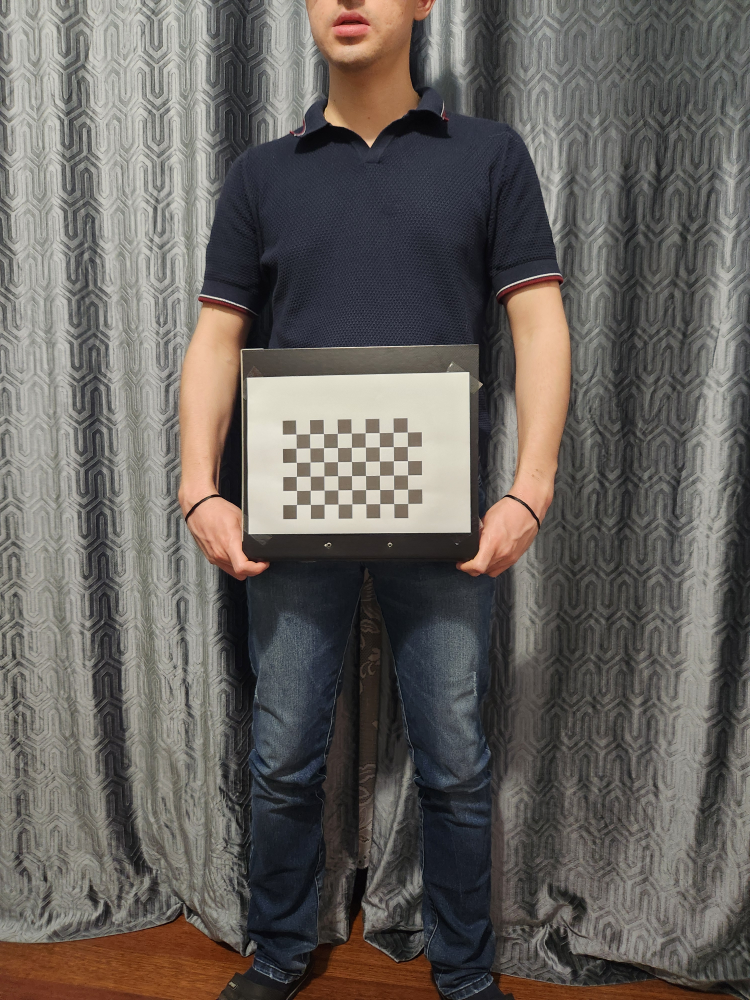
#> input picture algorithmic/fullbody/cameraR/calibration/imgR_c10.jpg, 3000 x 4000 px (shown at 1/4 size); its folder holds only this picture in this run
$ python stereo_calibrate.py   (older library calls are emulated)
#> lines starting #> are read from the running program, lines starting #| are printed output that depends on the picture
import cv2
import numpy as np
import glob, os, yaml
import matplotlib.pyplot as plt

# ───────────────────────── SETTINGS ────────────────────────── #
LEFT_IMG_GLOB  = "./fullbody/cameraL/calibration/*.jpg"     # pattern for left images
RIGHT_IMG_GLOB = "./fullbody/cameraR/calibration/*.jpg"    # pattern for right images
CHESSBOARD     = (9, 6)                   # inner corners  (cols, rows)
SQUARE_SIZE    = 1.9                      # cm

DEBUG_DRAW     = True                    # show detected patterns
# ────────────────────────────────────────────────────────────── #

###### 1. Grab image file lists ################################################
left_files  = sorted(glob.glob(LEFT_IMG_GLOB))
right_files = sorted(glob.glob(RIGHT_IMG_GLOB))
assert len(left_files) == len(right_files) and len(left_files) > 0, \
       "Left / right image counts differ or are zero."

###### 2. Prepare object-space corner grid #####################################
objp = np.zeros((CHESSBOARD[0] * CHESSBOARD[1], 3), np.float32)
objp[:, :2] = np.indices(CHESSBOARD).T.reshape(-1, 2)
objp *= SQUARE_SIZE

objpoints     = []       # 3-D points in world coords
imgpoints_L   = []       # 2-D points in left  image
imgpoints_R   = []       # 2-D points in right image

criteria_subpix = (cv2.TERM_CRITERIA_EPS + cv2.TERM_CRITERIA_MAX_ITER,
                   30, 0.001)
imgL_ref = cv2.imread(left_files[0])
#> imgL_ref is the input picture: shape (4000, 3000, 3); mean B, G, R 93.6, 98, 102.8
imgR_ref = cv2.imread(right_files[0])
print("Image Left Shape: ", imgL_ref.shape[::-1])
#| Image Left Shape:  (3, 3000, 4000)
print("Image Right Shape: ", imgR_ref.shape[::-1])
#| Image Right Shape:  (3, 3000, 4000)
channels, width, height = imgL_ref.shape[::-1] # image size
#> channels = 3; width = 3000; height = 4000
img_size = (width, height)
#> img_size = (3000, 4000)

print("[INFO] Detecting chessboard corners …")

for fL, fR in zip(left_files, right_files):
    imL, imR = cv2.imread(fL), cv2.imread(fR)

    grayL, grayR = cv2.cvtColor(imL, cv2.COLOR_BGR2GRAY), cv2.cvtColor(imR, cv2.COLOR_BGR2GRAY)

    okL, cornersL = cv2.findChessboardCorners(grayL, CHESSBOARD, None)
#> okL = True; cornersL = 54 rows, first 8: [1185.6, 1737.7], [1240.7, 1736.3], [1295.5, 1735.4], [1350.8, 1734.3], [1406.4, 1733.4], [1462.2, 1732], [1518.1, 1731.4], [1573.9, 1730.3]
    okR, cornersR = cv2.findChessboardCorners(grayR, CHESSBOARD, None)
#> okR = True; cornersR has the same summary as cornersL
    if okL and okR:
        cv2.cornerSubPix(grayL, cornersL, (11,11), (-1,-1), criteria_subpix)
        cv2.cornerSubPix(grayR, cornersR, (11,11), (-1,-1), criteria_subpix)

        objpoints.append(objp)
        imgpoints_L.append(cornersL)
        imgpoints_R.append(cornersR)

    elif not okL and not okR:
        print(f"[ERROR] No chessboard corners detected for both images {fL} and {fR}.")
    elif not okL:
        print(f"[ERROR] No chessboard corners found for {fL}")
    elif not okR:
        print(f"[ERROR] No chessboard corners found for {fR}")

if DEBUG_DRAW:
    imL_corners = cv2.drawChessboardCorners(imL, CHESSBOARD, cornersL, okL)
    imR_corners = cv2.drawChessboardCorners(imR, CHESSBOARD, cornersR, okR)
    if imR.shape[::-1] != imgL_ref.shape[::-1]:
        imR_corners = cv2.resize(imR_corners, img_size)
    combined = np.hstack((imL_corners, imR_corners))
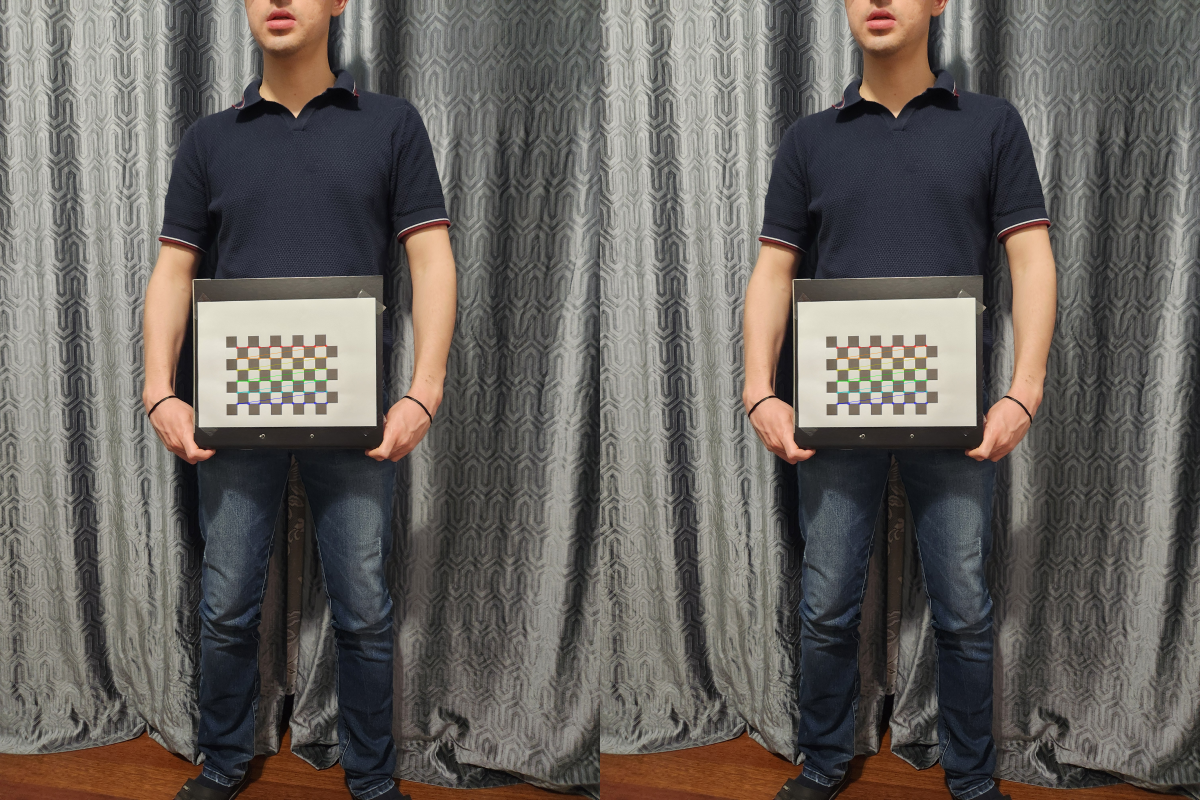
#> combined: shape (4000, 6000, 3) (shown at 1/5 size); mean B, G, R 93.6, 98, 102.8
    plt.imshow(cv2.cvtColor(combined, cv2.COLOR_BGR2RGB))
    plt.title("Chessboard corners")
    plt.axis('off')
    plt.show()

print(f"[INFO] Kept {len(objpoints)} valid stereo pairs for calibration.")

###### 3. Calibrate cameras ############################################################
retval, K_L, D_L, rvecs_L, tvecs_L = cv2.calibrateCamera(objpoints, imgpoints_L, img_size, None, None)
#> retval = 0.218; K_L = [[3894.1, 0, 1570.1], [0, 3924.3, 2026], [0, 0, 1]]; D_L = [[1.35, -105.7, 0.0144, 0.017, 3271.2]]; rvecs_L = ([0.0144, 0.109, -0.00922],); tvecs_L = ([-13.1, -9.75, 132.6],)
assert retval, "Left camera calibration failed."

nK_L, roi_L = cv2.getOptimalNewCameraMatrix(
    K_L, D_L, img_size, 0, img_size
)
#> nK_L = [[833392.3, 0, 1461.8], [0, 886063.1, 1978.6], [0, 0, 1]]; roi_L = (0, 0, 2999, 3999)

retval, K_R, D_R, rvecs_R, tvecs_R = cv2.calibrateCamera(objpoints, imgpoints_R, img_size, None, None)
#> K_R has the same summary as K_L; D_R = [[1.35, -105.7, 0.0144, 0.017, 3271.2]]; rvecs_R = ([0.0144, 0.109, -0.00922],); tvecs_R = ([-13.1, -9.75, 132.6],)
assert retval, "Right camera calibration failed."

nK_R, roi_R = cv2.getOptimalNewCameraMatrix(
    K_R, D_R, img_size, 0, img_size
)
#> nK_R has the same summary as nK_L; roi_R = (0, 0, 2999, 3999)

###### 4. Calibrate stereo ############################################################
stereoflags = cv2.CALIB_FIX_INTRINSIC
reProjErr, K1, D1, K2, D2, R, T, E, F = cv2.stereoCalibrate(
    objpoints, imgpoints_L, imgpoints_R,
    nK_L, D_L, nK_R, D_R, img_size,
    criteria=(cv2.TERM_CRITERIA_EPS + cv2.TERM_CRITERIA_MAX_ITER, 200, 1e-6),
    flags=stereoflags
)
#> reProjErr = 0.722; K1 has the same summary as nK_L; D1 = [[1.35, -105.7, 0.0144, 0.017, 3271.2]]; K2 has the same summary as nK_L; D2 = [[1.35, -105.7, 0.0144, 0.017, 3271.2]]; R = [[1, 3.84e-15, 3.28e-19], [-3.84e-15, 1, 2.51e-17], [-3.28e-19, -2.51e-17, 1]]; T = [9.36e-15, -8.66e-13, 3.73e-17]; E = [[4.27e-31, -3.73e-17, -8.66e-13], [3.73e-17, 3.78e-31, -9.36e-15], [8.66e-13, 9.36e-15, 5.19e-31]]; F = [[-8.92e-14, 7.33, 1.5e+11], [-7.33, -6.98e-14, 1.53e+09], [-1.5e+11, -1.53e+09, 1]]
print(f"[INFO] pinhole stereo Reprojection Error = {reProjErr:.4f}")
#| [INFO] pinhole stereo Reprojection Error = 0.7223

R_L, R_R, P_L, P_R, Q, roi_L, roi_R = cv2.stereoRectify(
    nK_L, D_L, nK_R, D_R, img_size, R, T)
#> R_L = [[1, 0.0108, -2.33e-07], [-0.0108, 1, -4.31e-05], [-2.33e-07, 4.31e-05, 1]]; R_R has the same summary as R_L; P_L = [[833392.3, 0, 1462, 0], [0, 833392.3, 2016.4, 0], [0, 0, 1, 0]]; P_R = [[833392.3, 0, 1462, 0], [0, 833392.3, 2016.4, -7.21e-07], [0, 0, 1, 0]]; Q = [[1, 0, 0, -1462], [0, 1, 0, -2016.4], [0, 0, 0, 833392.3], [0, 0, 1.16e+12, 0]]; roi_L = (21, 136, 2958, 3728); roi_R = (21, 136, 2958, 3728)

mapLx, mapLy = cv2.initUndistortRectifyMap(
    nK_L, D_L, R_L, P_L, img_size, cv2.CV_16SC2)
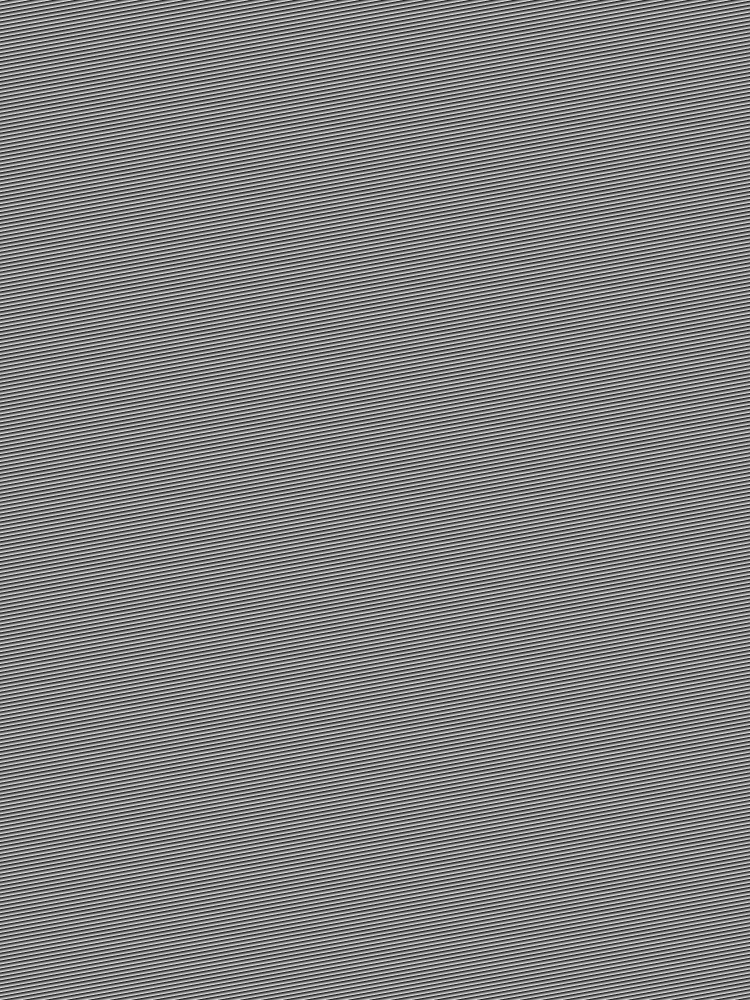
#> mapLy: shape (4000, 3000) uint16 (shown at 1/4 size); min 0, max 1023, mean 511.5; drawn with min black and max white

mapRx, mapRy = cv2.initUndistortRectifyMap(
    nK_R, D_R, R_R, P_R, img_size, cv2.CV_16SC2)

## Reprojection error.
def reprojection_error(objpoints, imgpoints, rvecs, tvecs, K, D):
#> called with rvecs = ([0.0144, 0.109, -0.00922],), tvecs = ([-13.1, -9.75, 132.6],), K = array of shape (3, 3), D = array of shape (1, 5)
    mean_error = 0
    for i in range(len(objpoints)):
        imgpoints2, _ = cv2.projectPoints(objpoints[i], rvecs[i], tvecs[i], K, D)
        error = cv2.norm(imgpoints[i], imgpoints2, cv2.NORM_L2) / len(imgpoints2)
        mean_error += error
#> this loop made 1 pass
#> (error, mean_error) on pass 1: (8336.5, 8336.5)
#> after the loop, mean_error = 8336.5
    return mean_error / len(objpoints)

total_error_left = reprojection_error(objpoints, imgpoints_L, rvecs_L, tvecs_L, nK_L, D_L)
#> total_error_left = 8336.5
print(f"Total reprojection error for left camera: {total_error_left:.4f}")
#| Total reprojection error for left camera: 8336.5420

total_error_right = reprojection_error(objpoints, imgpoints_R, rvecs_R, tvecs_R, nK_R, D_R)
#> the loop in reprojection_error (call 2), `for i in range(len(objpoints)):` made 1 pass
#> total_error_right = 8336.5
print(f"Total reprojection error for right camera: {total_error_right:.4f}")
#| Total reprojection error for right camera: 8336.5420

###### 4. Save results #########################################################
def save_yaml(fname, data):
    with open(fname, "w") as f:
        yaml.dump({k: v.tolist() for k, v in data.items()}, f)

    print(f"[✓] Calibration file written: {fname}")

data = {
    "K_L":nK_L,
    "D_L":D_L,
    "K_R":nK_R,
    "D_R":D_R,
    "R":R,
    "T":T,
    "R_L":R_L,
    "roi_L": np.array(roi_L),
    "R_R":R_R,
    "roi_R": np.array(roi_R),
    "P_L":P_L,
    "P_R":P_R,
    "Q":Q
}
save_yaml("./calibration_params/calibration_data.yaml", data)

###### 5. Quick visual check ###########################################

def match_image_shape_centered(left_img, right_img):
    """
    Modify the right image to match the shape of the left image by
    cropping or padding equally from all sides as needed.

    Args:
        left_img (np.ndarray): The reference image.
        right_img (np.ndarray): The image to modify.

    Returns:
        np.ndarray: Modified right image with the same shape as left image.
    """
    target_h, target_w = left_img.shape[:2]
#> target_h = 4000; target_w = 3000
    src_h, src_w = right_img.shape[:2]
#> src_h = 4000; src_w = 3000

    # Determine cropping or padding amounts
    diff_h = target_h - src_h
#> diff_h = 0
    diff_w = target_w - src_w
#> diff_w = 0

    # If cropping is needed
    if diff_h < 0:
        crop_top = (-diff_h) // 2
        crop_bottom = (-diff_h) - crop_top
    else:
        crop_top = crop_bottom = 0

    if diff_w < 0:
        crop_left = (-diff_w) // 2
        crop_right = (-diff_w) - crop_left
    else:
        crop_left = crop_right = 0

    # Crop the image if it's too large
    cropped = right_img[
        crop_top:src_h - crop_bottom if crop_bottom != 0 else None,
        crop_left:src_w - crop_right if crop_right != 0 else None
    ]

    # Recalculate dimensions after crop
    cropped_h, cropped_w = cropped.shape[:2]
#> cropped_h = 4000; cropped_w = 3000

    # Determine remaining padding amounts
    pad_h = target_h - cropped_h
#> pad_h = 0
    pad_w = target_w - cropped_w
#> pad_w = 0

    pad_top = pad_h // 2
    pad_bottom = pad_h - pad_top
    pad_left = pad_w // 2
    pad_right = pad_w - pad_left

    # Apply padding
    padded = cv2.copyMakeBorder(
        cropped,
        pad_top, pad_bottom,
        pad_left, pad_right,
        borderType=cv2.BORDER_CONSTANT,
        value=[0, 0, 0]  # Black padding
    )

    return padded


if DEBUG_DRAW:
    imgL = cv2.imread(left_files[0])
    imgR = cv2.imread(right_files[0])

    imgR = match_image_shape_centered(imgL, imgR)

    # Undistort the images
    testL = cv2.remap(imgL, mapLx, mapLy, cv2.INTER_LINEAR)
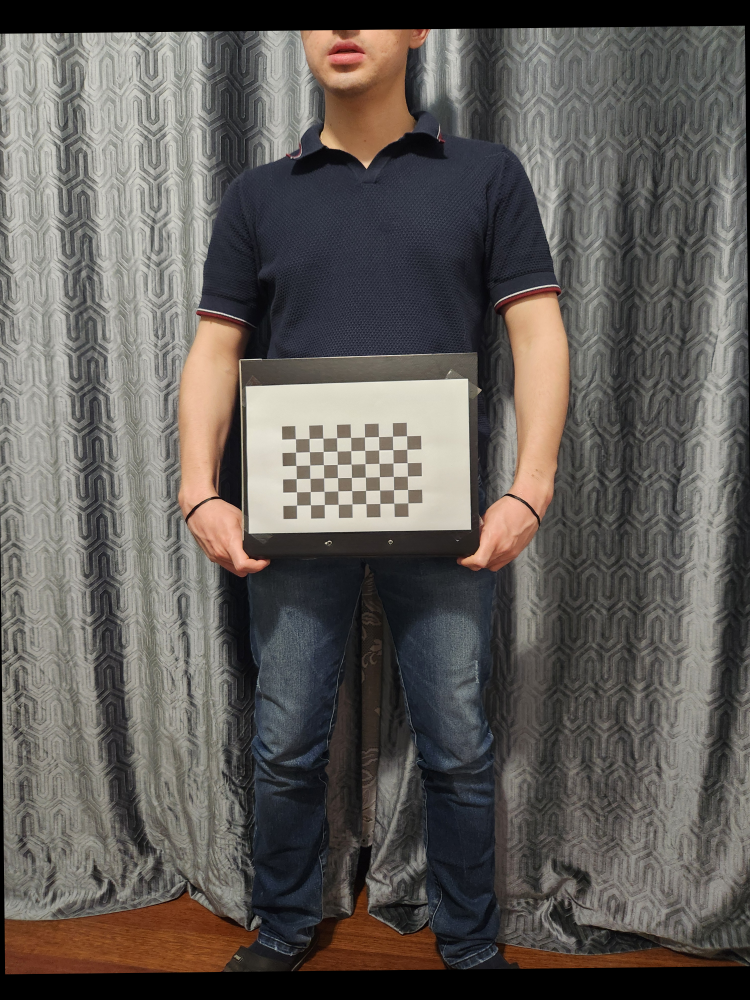
#> testL: shape (4000, 3000, 3) (shown at 1/4 size); mean B, G, R 87.8, 91.9, 96.4
    testR = cv2.remap(imgR, mapRx, mapRy, cv2.INTER_LINEAR)

    # Crop the images
    xl, yl, wl, hl = roi_L
#> xl = 21; yl = 136; wl = 2958; hl = 3728
    testL = testL[yl:yl+hl, xl:xl+wl]
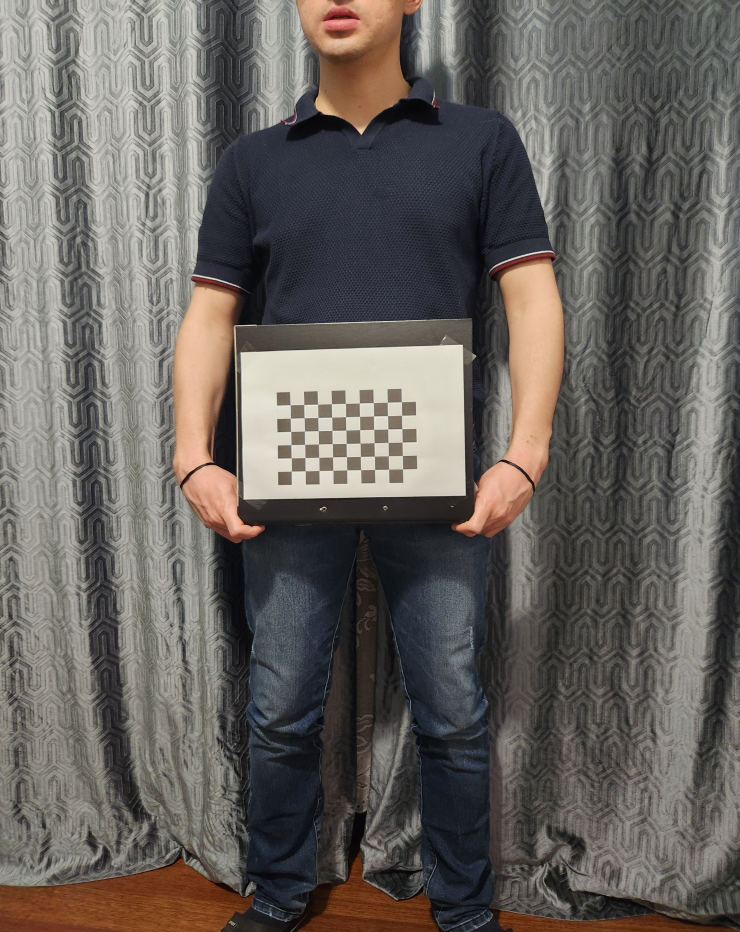
#> testL: shape (3728, 2958, 3) (shown at 1/4 size); mean B, G, R 93.8, 98.2, 102.8

    xr, yr, wr, hr = roi_R
#> xr = 21; yr = 136; wr = 2958; hr = 3728
    testR = testR[yr:yr+hr, xr:xr+wr]

    testR = match_image_shape_centered(testL, testR)

    vis = np.hstack((testL, testR))
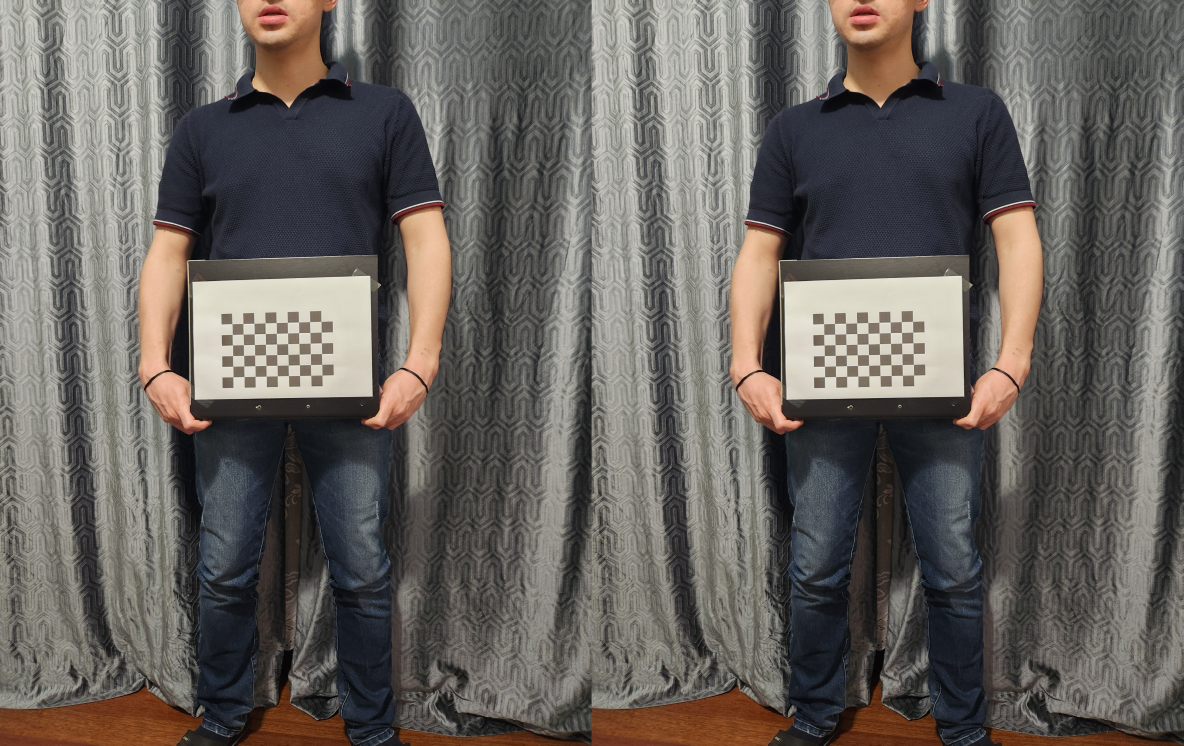
#> vis: shape (3728, 5916, 3) (shown at 1/5 size); mean B, G, R 93.8, 98.2, 102.8

    for i in range(0, vis.shape[0], 40):
        cv2.line(vis, (0, i), (vis.shape[1], i), (0, 255, 0), 1)

    plt.imshow(cv2.cvtColor(vis, cv2.COLOR_BGR2RGB))
    plt.title("Rectified Stereo Pair")
    plt.axis('off')
    plt.show()
